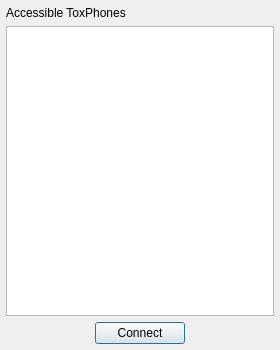
<?xml version="1.0" encoding="UTF-8"?>
<ui version="4.0">
 <class>ConnectionWindow</class>
 <widget class="QDialog" name="ConnectionWindow">
  <property name="geometry">
   <rect>
    <x>0</x>
    <y>0</y>
    <width>280</width>
    <height>350</height>
   </rect>
  </property>
  <property name="windowTitle">
   <string>Dialog</string>
  </property>
  <layout class="QVBoxLayout" name="verticalLayout">
   <property name="spacing">
    <number>6</number>
   </property>
   <property name="leftMargin">
    <number>6</number>
   </property>
   <property name="topMargin">
    <number>6</number>
   </property>
   <property name="rightMargin">
    <number>6</number>
   </property>
   <property name="bottomMargin">
    <number>6</number>
   </property>
   <item>
    <widget class="QLabel" name="label">
     <property name="text">
      <string>Accessible ToxPhones</string>
     </property>
    </widget>
   </item>
   <item>
    <widget class="QListWidget" name="listPhones">
     <property name="editTriggers">
      <set>QAbstractItemView::NoEditTriggers</set>
     </property>
     <property name="showDropIndicator" stdset="0">
      <bool>false</bool>
     </property>
    </widget>
   </item>
   <item>
    <layout class="QHBoxLayout" name="horizontalLayout">
     <item>
      <spacer name="horizontalSpacer">
       <property name="orientation">
        <enum>Qt::Horizontal</enum>
       </property>
       <property name="sizeHint" stdset="0">
        <size>
         <width>40</width>
         <height>20</height>
        </size>
       </property>
      </spacer>
     </item>
     <item>
      <widget class="QPushButton" name="btnConnect">
       <property name="sizePolicy">
        <sizepolicy hsizetype="Expanding" vsizetype="Preferred">
         <horstretch>0</horstretch>
         <verstretch>0</verstretch>
        </sizepolicy>
       </property>
       <property name="text">
        <string>Connect</string>
       </property>
      </widget>
     </item>
     <item>
      <spacer name="horizontalSpacer_2">
       <property name="orientation">
        <enum>Qt::Horizontal</enum>
       </property>
       <property name="sizeHint" stdset="0">
        <size>
         <width>40</width>
         <height>20</height>
        </size>
       </property>
      </spacer>
     </item>
    </layout>
   </item>
  </layout>
 </widget>
 <resources/>
 <connections/>
</ui>
